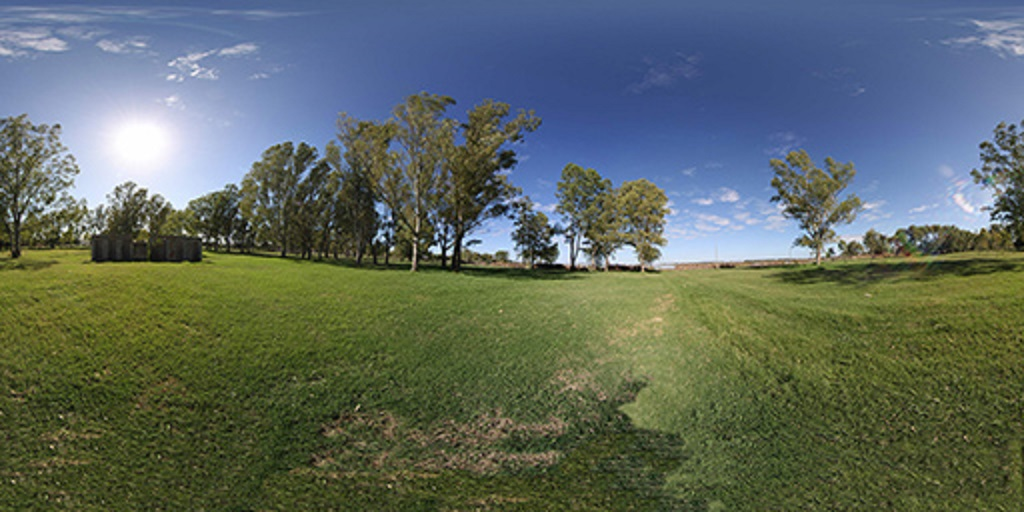
//> input picture test_cv_yuv/test.jpg, 1024 x 512 px
$ ./test_cv_yuv   (built with g++ and OpenCV 4)
//> lines starting //> are read from the running program, lines starting //| are printed output that depends on the picture
// test_cv_yuv.cpp : 此檔案包含 'main' 函式。程式會於該處開始執行及結束執行。
//

#include <iostream>
#include <vector>
#include <opencv2/opencv.hpp>
#include <opencv2/highgui/highgui_c.h>

cv::Mat frame;
cv::Mat yuvframe;

int main()
{
	frame = cv::imread("test.jpg");
//> frame is the input picture: 512 rows x 1024 cols, CV_8UC3; mean B, G, R 96.4, 105.1, 94.2
	cv::cvtColor(frame, yuvframe, cv::COLOR_BGR2YUV);
//> yuvframe: 512 rows x 1024 cols, CV_8UC3; mean of channels 0, 1, 2 100.8, 125.8, 122.2
	std::vector<cv::Mat> chs;
	cv::split(yuvframe, chs);
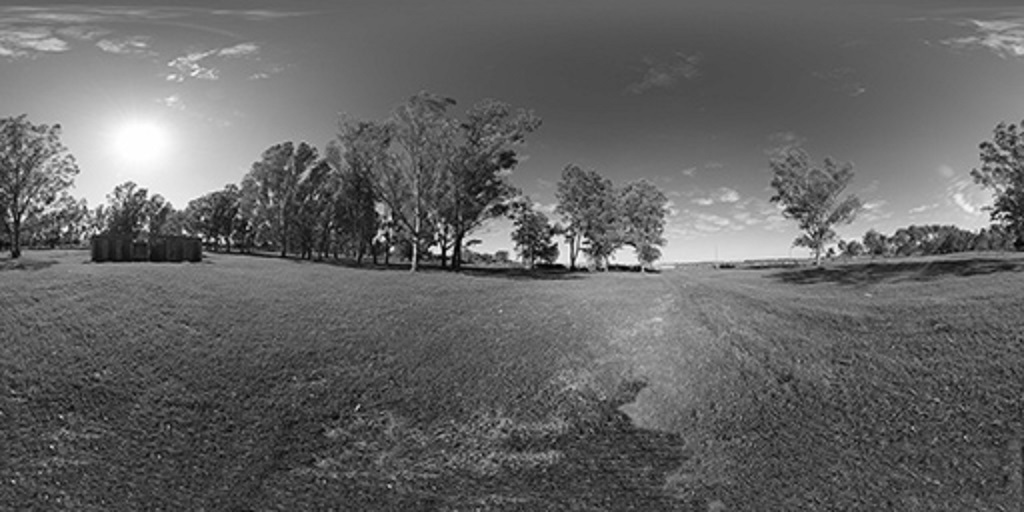
//> chs[0]: 512 rows x 1024 cols, CV_8UC1; min 0, max 255, mean 100.8
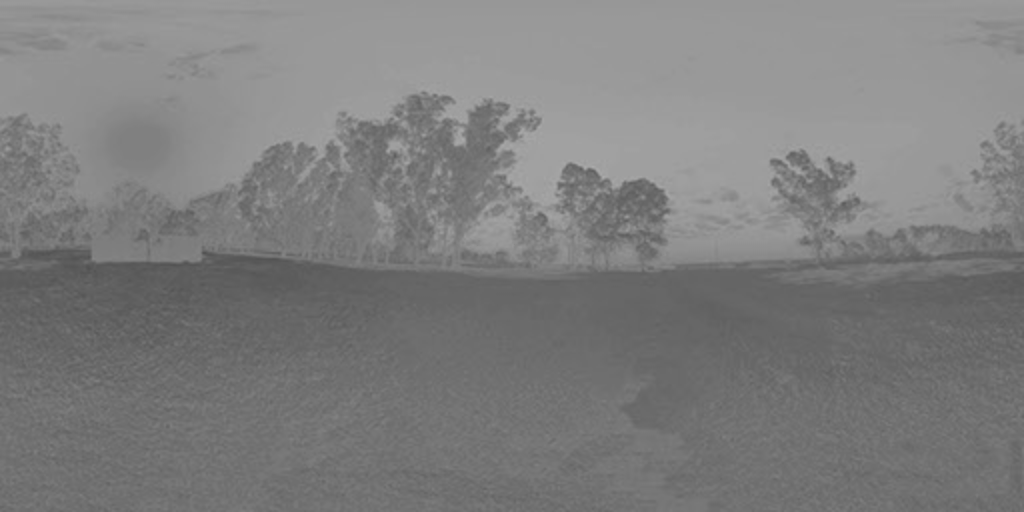
//> chs[1]: 512 rows x 1024 cols, CV_8UC1; min 81, max 171, mean 125.8
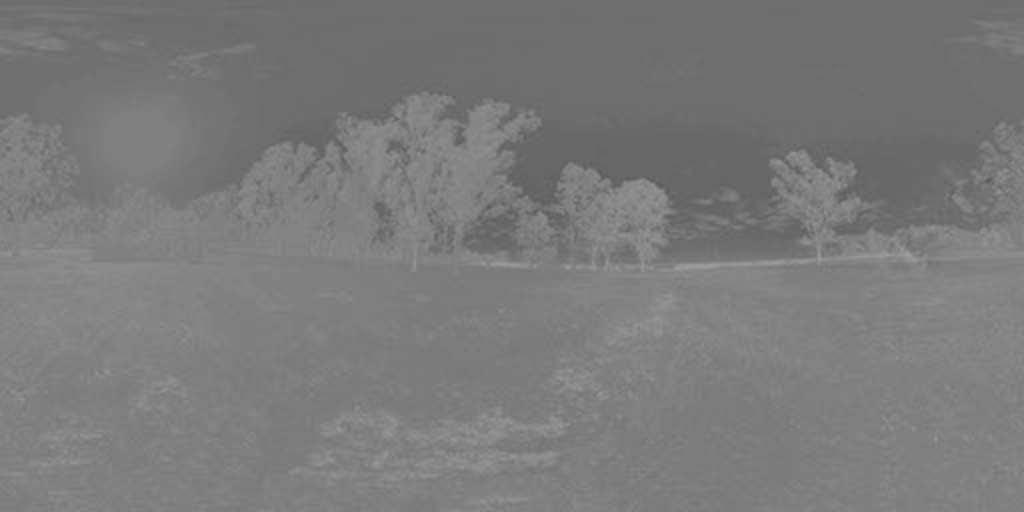
//> chs[2]: 512 rows x 1024 cols, CV_8UC1; min 89, max 159, mean 122.2
	cv::imshow("yuv", yuvframe);
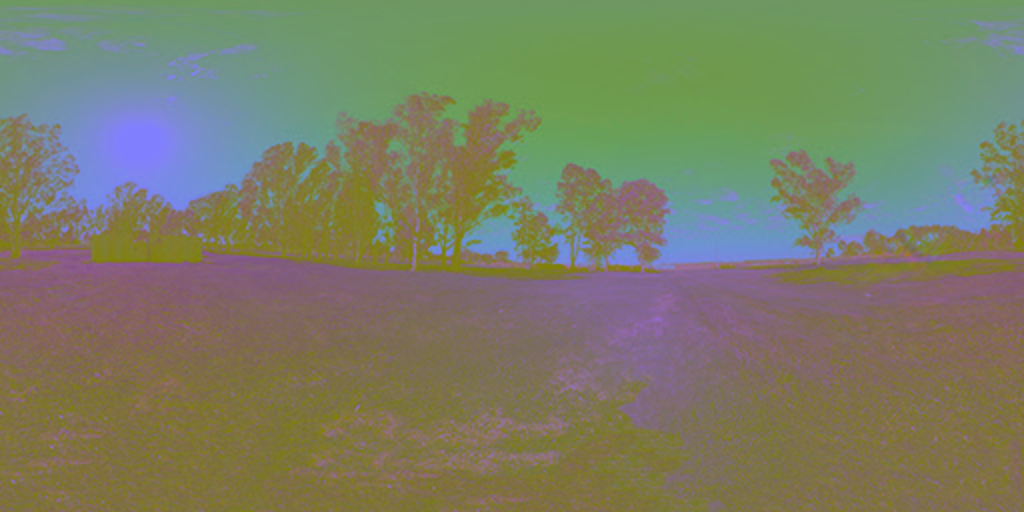
//> window 'yuv': 512 rows x 1024 cols, CV_8UC3; mean B, G, R 100.8, 125.8, 122.2
	cv::waitKey(0);
	cv::imshow("yuv", chs[0]);
	cv::waitKey(0);
	cv::imshow("yuv", chs[1]);
	cv::waitKey(0);
	cv::imshow("yuv", chs[2]);
	cv::waitKey(0);
}

// 執行程式: Ctrl + F5 或 [偵錯] > [啟動但不偵錯] 功能表
// 偵錯程式: F5 或 [偵錯] > [啟動偵錯] 功能表

// 開始使用的提示:
//   1. 使用 [方案總管] 視窗，新增/管理檔案
//   2. 使用 [Team Explorer] 視窗，連線到原始檔控制
//   3. 使用 [輸出] 視窗，參閱組建輸出與其他訊息
//   4. 使用 [錯誤清單] 視窗，檢視錯誤
//   5. 前往 [專案] > [新增項目]，建立新的程式碼檔案，或是前往 [專案] > [新增現有項目]，將現有程式碼檔案新增至專案
//   6. 之後要再次開啟此專案時，請前往 [檔案] > [開啟] > [專案]，然後選取 .sln 檔案
